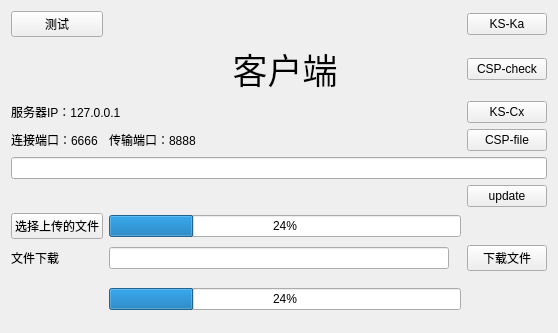
<?xml version="1.0" encoding="UTF-8"?>
<ui version="4.0">
 <class>ClientWidget</class>
 <widget class="QWidget" name="ClientWidget">
  <property name="geometry">
   <rect>
    <x>0</x>
    <y>0</y>
    <width>558</width>
    <height>333</height>
   </rect>
  </property>
  <property name="windowTitle">
   <string>Form</string>
  </property>
  <layout class="QGridLayout" name="gridLayout">
   <item row="6" column="1" colspan="3">
    <widget class="QProgressBar" name="progressBar">
     <property name="value">
      <number>24</number>
     </property>
    </widget>
   </item>
   <item row="3" column="1">
    <widget class="QLabel" name="label_4">
     <property name="text">
      <string>传输端口：8888</string>
     </property>
    </widget>
   </item>
   <item row="4" column="0" colspan="5">
    <widget class="QLineEdit" name="lineEdit_filename"/>
   </item>
   <item row="7" column="1">
    <widget class="QLineEdit" name="lineEdit"/>
   </item>
   <item row="9" column="4">
    <spacer name="verticalSpacer_2">
     <property name="orientation">
      <enum>Qt::Vertical</enum>
     </property>
     <property name="sizeHint" stdset="0">
      <size>
       <width>20</width>
       <height>74</height>
      </size>
     </property>
    </spacer>
   </item>
   <item row="2" column="0" colspan="2">
    <widget class="QLabel" name="label">
     <property name="text">
      <string>服务器IP：127.0.0.1</string>
     </property>
    </widget>
   </item>
   <item row="3" column="0">
    <widget class="QLabel" name="label_2">
     <property name="text">
      <string>连接端口：6666</string>
     </property>
    </widget>
   </item>
   <item row="6" column="0">
    <widget class="QPushButton" name="pushButton_openFile">
     <property name="text">
      <string>选择上传的文件</string>
     </property>
    </widget>
   </item>
   <item row="7" column="4">
    <widget class="QPushButton" name="pushButton">
     <property name="text">
      <string>下载文件</string>
     </property>
    </widget>
   </item>
   <item row="3" column="4">
    <widget class="QPushButton" name="pushButton_sendFile">
     <property name="text">
      <string>CSP-file</string>
     </property>
    </widget>
   </item>
   <item row="1" column="1" colspan="3">
    <widget class="QLabel" name="label_3">
     <property name="font">
      <font>
       <family>字酷堂清楷体</family>
       <pointsize>26</pointsize>
      </font>
     </property>
     <property name="text">
      <string>客户端</string>
     </property>
     <property name="alignment">
      <set>Qt::AlignCenter</set>
     </property>
    </widget>
   </item>
   <item row="9" column="1" colspan="3">
    <widget class="QProgressBar" name="progressBar_2">
     <property name="value">
      <number>24</number>
     </property>
    </widget>
   </item>
   <item row="7" column="0">
    <widget class="QLabel" name="label_5">
     <property name="text">
      <string>文件下载</string>
     </property>
    </widget>
   </item>
   <item row="0" column="4">
    <widget class="QPushButton" name="pushButton_sendAttr">
     <property name="text">
      <string>KS-Ka</string>
     </property>
    </widget>
   </item>
   <item row="1" column="4">
    <widget class="QPushButton" name="pushButton_csp">
     <property name="text">
      <string>CSP-check</string>
     </property>
    </widget>
   </item>
   <item row="2" column="4">
    <widget class="QPushButton" name="pushButton_ks">
     <property name="text">
      <string>KS-Cx</string>
     </property>
    </widget>
   </item>
   <item row="5" column="4">
    <widget class="QPushButton" name="pushButton_2">
     <property name="text">
      <string>update</string>
     </property>
    </widget>
   </item>
   <item row="0" column="0">
    <widget class="QPushButton" name="pushButton_3">
     <property name="text">
      <string>测试</string>
     </property>
    </widget>
   </item>
  </layout>
 </widget>
 <resources/>
 <connections/>
</ui>
